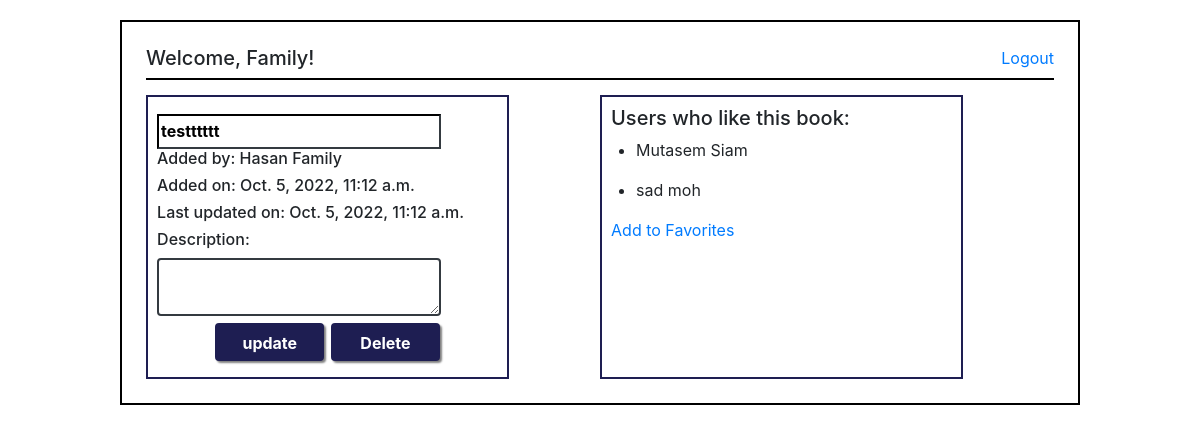
Page /books/16 (signed in) on the committed database.
### login_app/models.py (models this page shows)
class User(models.Model):
    first_name = models.CharField(max_length=255)
    last_name = models.CharField(max_length=255)
    email = models.CharField(max_length=255)
    password = models.CharField(max_length=60)
    birth_date =  models.DateField()
    created_at = models.DateTimeField(auto_now_add=True)
    updated_at = models.DateTimeField(auto_now=True)
    objects = UserManager()

### books_app/models.py (models this page shows)
class Book(models.Model):
    title = models.CharField(max_length=255)
    desc = models.TextField(null=True)
    uploaded_by = models.ForeignKey(User, related_name="uploaded_books", on_delete = models.CASCADE)
    liked_by = models.ManyToManyField(User, related_name="liked_books")
    created_at = models.DateTimeField(auto_now_add=True)
    updated_at = models.DateTimeField(auto_now=True)
    objects = BookManager()

### books_app/views.py (the view)
# urls.py: path('<int:book_id>', views.view_one_book),
def view_one_book(request, book_id):
    context = {
        "book": Book.objects.get(id=book_id),
        "all_likes": Book.objects.get(id = book_id).liked_by.all(),
        'this_user': User.objects.get(id = request.session['user_id']),
    }
    return render(request, "one_book.html", context)

### books_app/templates/one_book.html (shortened to what this page needs)
<!DOCTYPE html>
<html lang="en">
<head>
    {% load static %}
    <link rel="stylesheet" href="{% static 'css/styling.css' %}">
    <link rel="stylesheet" href="https://cdn.jsdelivr.net/npm/bootstrap@4.6.1/dist/css/bootstrap.min.css">
</head>
<body>
    <div class="books_container">
        <header class="main-books">
            <h5>Welcome, {{request.session.name}}!</h5>
            <a href="/logout">Logout</a>
        </header>
        <div class="main_books">
            <div class="datatable">
                {% if request.session.user_id != book.uploaded_by.id %}
                <h6><strong>Book title: {{book.title}}</strong></h6>
                <h6>Added by: {{book.uploaded_by.first_name}} {{book.uploaded_by.last_name}}</h6>
                <h6>Added on: {{book.created_at}}</h6>
                <h6>Last updated on: {{book.updated_at}}</h6>
                <h6>Description: {{book.desc}}</h6>
                {% elif request.session.user_id == book.uploaded_by.id %}
                <form action="{{book.id}}/update_book" method="post" id="form1">
                    <input type="text" class="col-sm-10 border-dark mt-2" value="{{book.title}}" name="title"
                        id="title_update">
                    <h6>Added by: {{book.uploaded_by.first_name}} {{book.uploaded_by.last_name}}</h6>
                    <h6>Added on: {{book.created_at}}</h6>
                    <h6>Last updated on: {{book.updated_at}}</h6>
                    <h6>Description:</h6>
                    <textarea type="text" class="form-control col-sm-10 border-dark update_inputs" id="desc_update"
                        name="desc" placeholder="{{book.desc}}"></textarea>
                </form>
                <div class="update_btns">
                    <button form="form1" type="submit" class="btn btn-primary form-control col-sm-4 "
                        id="add-button">update</button>
                    <button form="form2" type="submit" class="btn btn-primary form-control  delete_btn col-sm-4"
                        id="add-button">Delete</button>
                </div>
                {% endif %}
            </div>
            <div class="datatable">
                <h5>Users who like this book:</h5>
                {% for user in book.liked_by.all %}
                <ul class="list_of_likes">
                    <li>{{user.first_name}} {{user.last_name}}</li>
                </ul>
                {% endfor %}
                {% if this_user not in all_likes %}
                <a href="/books/add_to_fav/{{book.id}}">Add to Favorites</a>
                {% endif %}
            </div>
        </div>
    </div>
</body>
</html>

### login_app/static/CSS/styling.css (style rules this page uses)
* { padding: 0; margin: 0; }
#add-button { background-color: rgb(30, 30, 82); border: 4px solid rgb(30, 30, 82); font-weight: bold; box-shadow: 2px 2px 2px gray; padding: 1%; }
.main-books { display: flex; justify-content: space-between; margin-bottom: 15px; border-bottom: 2px solid black; }
.books_container { width: 80%; padding: 2%; margin: 0 auto; margin-top: 20px; border: 2px solid black; }
.main_books { display: flex; gap: 10%; }
.datatable { width: 40%; border: 2px solid rgb(30, 30, 82); padding: 1%; }
.list_of_likes { margin-left: 25px; }
.update_btns { display: flex; justify-content: center; gap: 2%; margin: 2%; }
#desc_update { border: 2px solid black; font-weight: bold; color: black; padding: 1% 0 1% 2px; }
#title_update { font-weight: bold; padding: 1% 0 1% 2px; }

### rows in the picture
User: session.name "Family"
Book: title "testttttt", uploaded_by.first_name "Hasan", uploaded_by.last_name "Family", created_at "Oct. 5, 2022, 11:12 a.m.", updated_at "Oct. 5, 2022, 11:12 a.m."
User: first_name "Mutasem", last_name "Siam"
User: first_name "sad", last_name "moh"
